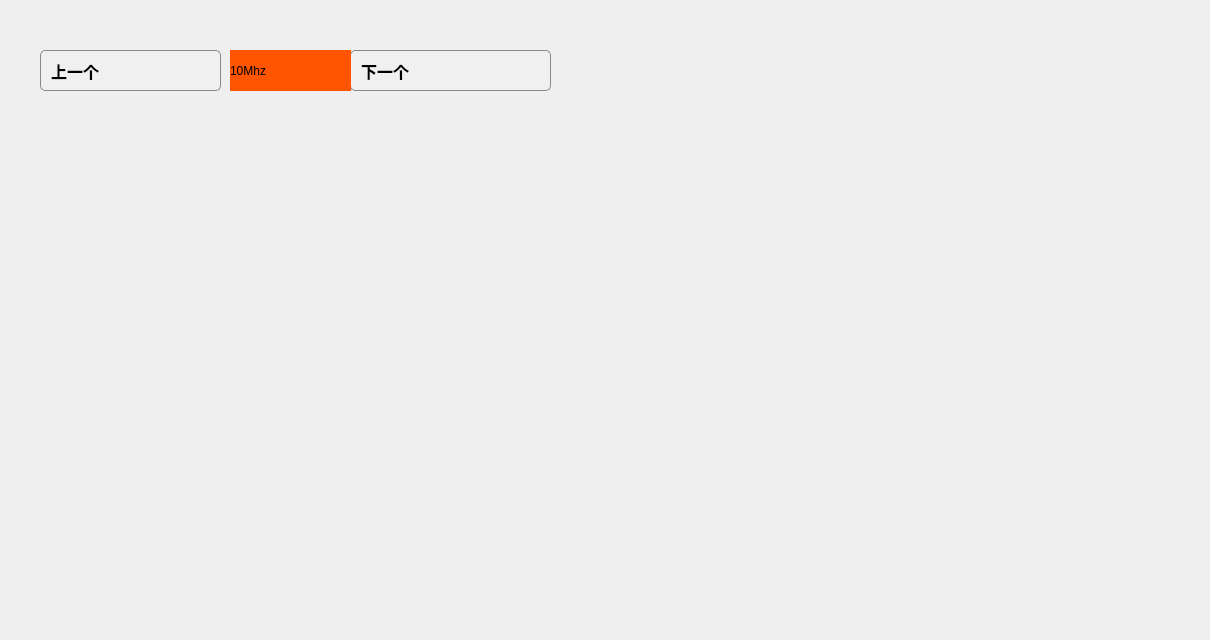
   <widget class="QWidget" name="tab_2">
    <attribute name="title">
     <string>临时</string>
    </attribute>
    <widget class="QWidget" name="plot1" native="true">
     <property name="geometry">
      <rect>
       <x>30</x>
       <y>30</y>
       <width>1171</width>
       <height>291</height>
      </rect>
     </property>
     <widget class="QPushButton" name="xiayige">
      <property name="geometry">
       <rect>
        <x>320</x>
        <y>20</y>
        <width>201</width>
        <height>41</height>
       </rect>
      </property>
      <property name="font">
       <font>
        <pointsize>-1</pointsize>
        <bold>true</bold>
       </font>
      </property>
      <property name="styleSheet">
       <string notr="true">/* 普通状态 */
QPushButton {
    background-color: #f0f0f0;   /* 背景色 */
    color: #000000;              /* 文字颜色 */
    border: 1px solid #888888;  /* 边框 */
    border-radius: 5px;          /* 圆角 */
    padding: 5px 10px;           /* 内边距 */
    font-size: 16px;             /* 字号 */
    text-align: left; 
}

/* 鼠标悬停 */
QPushButton:hover {
    background-color: #d0e7ff;
    color: #000000;
    border: 1px solid #3399ff;
}

/* 按下 */
QPushButton:pressed {
    background-color: #3399ff;
    color: #ffffff;
    border: 1px solid #0066cc;
}

/* 不可用状态 */
QPushButton:disabled {
    background-color: #cccccc;
    color: #888888;
    border: 1px solid #aaaaaa;
}

/* 可切换按钮选中状态 */
QPushButton:checked {
    background-color: #00cc66;
    color: #ffffff;
    border: 1px solid #009944;
}

/* 可切换按钮未选中状态 */
QPushButton:!checked {
    background-color: #f0f0f0;
    color: #000000;
    border: 1px solid #888888;
}

/* 聚焦状态（Tab 键或点击后） */
QPushButton:focus {
    border: 2px solid #3399ff;
}

/* 默认按钮（对话框默认按钮） */
QPushButton:default {
    background-color: #e6f2ff;
    border: 2px solid #3399ff;
}
</string>
      </property>
      <property name="text">
       <string>下一个</string>
      </property>
     </widget>
     <widget class="QLabel" name="label_14">
      <property name="geometry">
       <rect>
        <x>200</x>
        <y>20</y>
        <width>121</width>
        <height>41</height>
       </rect>
      </property>
      <property name="styleSheet">
       <string notr="true">background-color: rgb(255, 85, 0);</string>
      </property>
      <property name="text">
       <string>10Mhz</string>
      </property>
     </widget>
     <widget class="QPushButton" name="shangyige">
      <property name="geometry">
       <rect>
        <x>10</x>
        <y>20</y>
        <width>181</width>
        <height>41</height>
       </rect>
      </property>
      <property name="font">
       <font>
        <pointsize>-1</pointsize>
        <bold>true</bold>
       </font>
      </property>
      <property name="styleSheet">
       <string notr="true">/* 普通状态 */
QPushButton {
    background-color: #f0f0f0;   /* 背景色 */
    color: #000000;              /* 文字颜色 */
    border: 1px solid #888888;  /* 边框 */
    border-radius: 5px;          /* 圆角 */
    padding: 5px 10px;           /* 内边距 */
    font-size: 16px;             /* 字号 */
    text-align: left; 
}

/* 鼠标悬停 */
QPushButton:hover {
    background-color: #d0e7ff;
    color: #000000;
    border: 1px solid #3399ff;
}

/* 按下 */
QPushButton:pressed {
    background-color: #3399ff;
    color: #ffffff;
    border: 1px solid #0066cc;
}

/* 不可用状态 */
QPushButton:disabled {
    background-color: #cccccc;
    color: #888888;
    border: 1px solid #aaaaaa;
}

/* 可切换按钮选中状态 */
QPushButton:checked {
    background-color: #00cc66;
    color: #ffffff;
    border: 1px solid #009944;
}

/* 可切换按钮未选中状态 */
QPushButton:!checked {
    background-color: #f0f0f0;
    color: #000000;
    border: 1px solid #888888;
}

/* 聚焦状态（Tab 键或点击后） */
QPushButton:focus {
    border: 2px solid #3399ff;
}

/* 默认按钮（对话框默认按钮） */
QPushButton:default {
    background-color: #e6f2ff;
    border: 2px solid #3399ff;
}
</string>
      </property>
      <property name="text">
       <string>上一个</string>
      </property>
     </widget>
    </widget>
    <widget class="QWidget" name="plot2" native="true">
     <property name="geometry">
      <rect>
       <x>20</x>
       <y>340</y>
       <width>1171</width>
       <height>291</height>
      </rect>
     </property>
    </widget>
   </widget>
